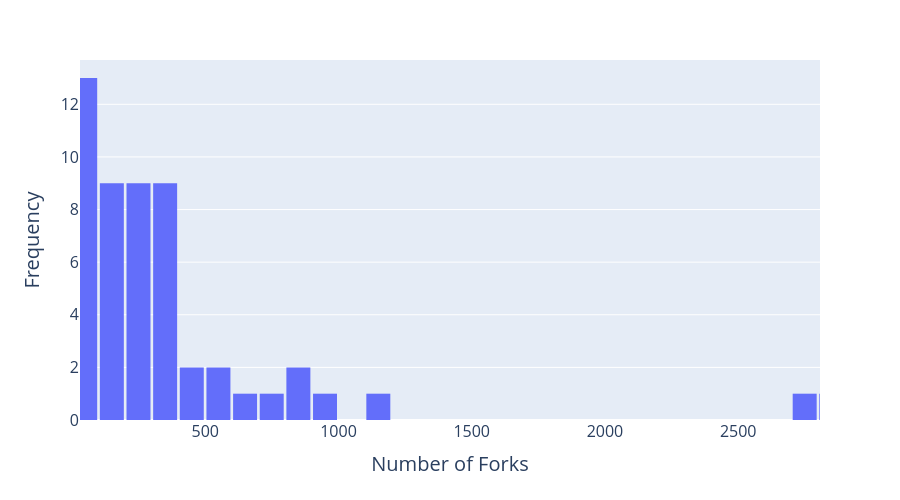

Write notebook code for a chart like this one.
### Code cell
import pandas as pd
import plotly.express as px

df = pd.read_csv("data/evaluation_harness_metadata.csv", encoding="utf-8")

# Create histogram for forks
fig = px.histogram(
    df, 
    x='forks',
    nbins=50,  # Adjust number of bins as needed
)

# Customize the layout
fig.update_layout(
    xaxis_title="Number of Forks",
    yaxis_title="Frequency",
    height=500,
    showlegend=False,
    bargap=0.1,  # Add small gap between bars for better distinguishability
    xaxis=dict(
        title_font_size=20,
        tickfont_size=16,
        range=[df['forks'].min(), df['forks'].max()]  # Start x-axis from min value to avoid overlap at 0
    ),
    yaxis=dict(
        title_font_size=20,
        tickfont_size=16
    )
)

fig.show()

### Figure 1 — Plotly figure (JSON) as saved in the notebook; plotly's stock layout.template omitted (floating-point values rounded to 4 significant figures)
{"data": [{"bingroup": "x", "hovertemplate": "forks=%{x}<br>count=%{y}<extra></extra>", "legendgroup": "", "marker": {"color": "#636efa", "pattern": {"shape": ""}}, "name": "", "nbinsx": 50, "orientation": "v", "showlegend": false, "type": "histogram", "x": [288, 854, 66, 348, 219, 70, 252, 94, 978, 325, 883, 179, 2807, 199, 295, 731, 51, 364, 339, 411, 307, 137, 107, 2761, 354, 191, 387, 144, 310, 118, 579, 408, 51, 672, 191, 64, 217, 205, 78, 1109, 84, 30, 89, 291, 136, 69, 283, 322, 223, 63, 73, 512], "xaxis": "x", "yaxis": "y"}], "layout": {"bargap": 0.1, "barmode": "relative", "height": 500, "legend": {"tracegroupgap": 0}, "margin": {"t": 60}, "showlegend": false, "xaxis": {"anchor": "y", "domain": [0, 1], "range": [30, 2807], "tickfont": {"size": 16}, "title": {"font": {"size": 20}, "text": "Number of Forks"}}, "yaxis": {"anchor": "x", "domain": [0, 1], "tickfont": {"size": 16}, "title": {"font": {"size": 20}, "text": "Frequency"}}}}
